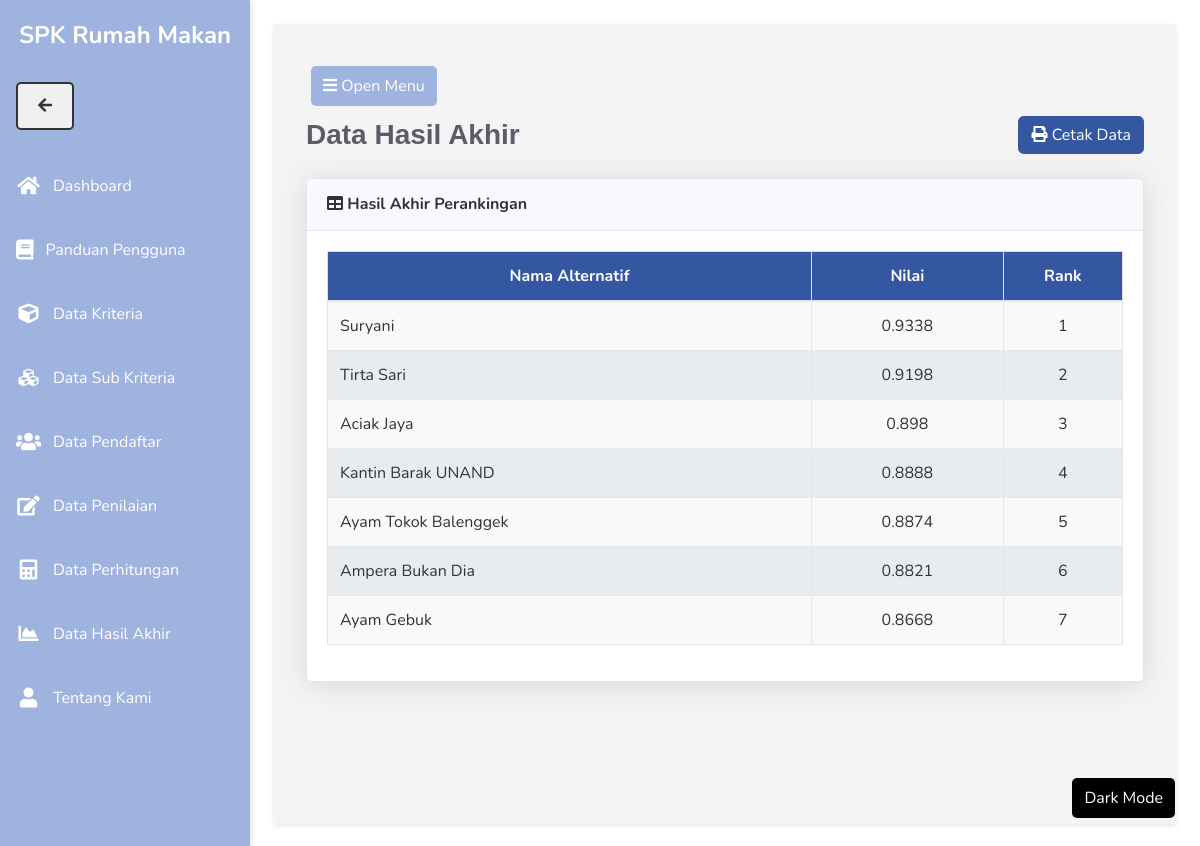
Screenshot of /hasil.php with the database file from the repository.
### tables this page shows
CREATE TABLE `hasil` (
  `id_hasil` int(11) NOT NULL,
  `id_alternatif` int(11) NOT NULL,
  `nilai` float NOT NULL
);

CREATE TABLE `alternatif` (
  `id_alternatif` int(11) NOT NULL,
  `nama` varchar(100) NOT NULL
);

### hasil.php (the view, shortened to what this page needs)
<?php
require_once('includes/init.php');
require_once('template/header.php');
?>
<div class="d-sm-flex align-items-center justify-content-between mb-4">
	<h1 class="h3 mb-0 text-gray-800"></i> Data Hasil Akhir</h1>
	<a href="cetak.php" target="_blank" class="btn btn-primary"> <i class="fa fa-print"></i> Cetak Data </a>
</div>
<div class="card shadow mb-4">
	<div class="card-header py-3">
		<h6 class="m-0 font-weight-bold"><i class="fa fa-table"></i> Hasil Akhir Perankingan</h6>
	</div>
	<div class="card-body">
		<div class="table-responsive">
			<table class="table table-bordered" width="100%" cellspacing="0">
				<thead class="bg-primary text-white">
					<tr align="center">
						<th>Nama Alternatif</th>
						<th>Nilai</th>
						<th width="15%">Rank</th>
				</thead>
				<tbody>
					<?php
					$no = 0;
					$query = mysqli_query($koneksi, "SELECT * FROM hasil JOIN alternatif ON hasil.id_alternatif=alternatif.id_alternatif ORDER BY hasil.nilai DESC");
					while ($data = mysqli_fetch_array($query)) {
						$no++;
					?>
						<tr align="center">
							<td align="left"><?= $data['nama'] ?></td>
							<td><?= $data['nilai'] ?></td>
							<td><?= $no; ?></td>
						</tr>
					<?php
					}
					?>
				</tbody>
			</table>
		</div>
	</div>
</div>
<?php
require_once('template/footer.php');
?>

### template/header.php (shortened to what this page needs)
<!DOCTYPE html>
<html lang="en">
<head>
    <link rel="stylesheet" href="https://cdnjs.cloudflare.com/ajax/libs/font-awesome/5.15.4/css/all.min.css">
    <link href="assets/css/sb-admin-2.min.css" rel="stylesheet">
    <link href="assets/vendor/datatables/dataTables.bootstrap4.min.css" rel="stylesheet">
    <link href="assets/css/custom.css" rel="stylesheet">
</head>
<body id="page-top">
    <div id="wrapper">
        <ul class="n-nav show">
            <div>
                <h1>SPK Rumah Makan</h1>
                <button id="close"><i class="fas fa-solid fa-arrow-left"></i></button>
            </div>
            <li class="nav-item">
                <a class="nav-link" href="index.php">
                    <i class="fas fa-fw fa-home"></i>
                    <span>Dashboard</span>
                </a>
            </li>
            <li  class="nav-item" >
                <a class="nav-link" href="bukuPanduan.php">
            <i class="fas fa-solid fa-book"></i>
            <span>Panduan Pengguna</span>
                </a>
            </li>
            <li class="nav-item">
                <a class="nav-link" href="list-kriteria.php">
                    <i class="fas fa-fw fa-cube"></i>
                    <span>Data Kriteria</span>
                </a>
            </li>
            <li class="nav-item">
                <a class="nav-link" href="list-sub-kriteria.php">
                    <i class="fas fa-fw fa-cubes"></i>
                    <span>Data Sub Kriteria</span>
                </a>
            </li>
            <li class="nav-item">
                <a class="nav-link" href="list-alternatif.php">
                    <i class="fas fa-fw fa-users"></i>
                    <span>Data Pendaftar</span>
                </a>
            </li>
            <li class="nav-item">
                <a class="nav-link" href="list-penilaian.php">
                    <i class="fas fa-fw fa-edit"></i>
                    <span>Data Penilaian</span>
                </a>
            </li>
            <li class="nav-item">
                <a class="nav-link" href="perhitungan.php">
                    <i class="fas fa-fw fa-calculator"></i>
                    <span>Data Perhitungan</span>
                </a>
            </li>
            <li class="nav-item">
                <a class="nav-link" href="hasil.php">
                    <i class="fas fa-fw fa-chart-area"></i>
                    <span>Data Hasil Akhir</span>
                </a>
            </li>
            <li class="nav-item">
                <a class="nav-link" href="tentang.php">
                    <i class="fas fa-fw fa-user"></i>
                    <span>Tentang Kami</span>
                </a>
            </li>
        </ul>
    </div>
        <div id="content-wrapper">
            <div id="content">
                <button id="open"><i class="fas fa-regular fa-bars"></i>  Open Menu</button>
                <button id="dark-mode-toggle">Dark Mode</button>
</body>
</html>

### template/footer.php (shortened to what this page needs)
</body>
</html>

### assets/css/custom.css (style rules this page uses)
.h3 { font-family: "Franklin Gothic Medium", "Arial Narrow", Arial, sans-serif; font-weight: bold; color: #333; }
#content-wrapper { background-color: #ffffff !important; margin-left: 250px; flex-grow: 1; height: 100%; overflow: auto; padding: 1.5rem; transition: margin-left 0.3s ease-in-out; }
#content-wrapper { margin-left: 250px; width: calc(100% - 250px); transition: margin-left 0.3s ease; }
.bg-primary { background-color: rgb(53, 87, 162); color:rgb(53, 87, 162); }
.table-bordered th { background-color:rgb(53, 87, 162); border: 1px solid #ddd; }
tbody tr { background-color: #f9f9f9; color: #333; }
tbody tr:nth-child(even) { background-color: #e9ecef; }
.btn-primary { background-color: rgb(53, 87, 162); border-color: rgb(53, 87, 162); color: #fff; }
.font-weight-bold { font-weight: bold; font-size: 1rem; color: #333; margin-bottom: 0.5rem; display: block; }
#dark-mode-toggle { position: fixed; bottom: 20px; right: 20px; z-index: 1000; font-size: 16px; background-color: #000000 !important; color: #ffffff !important; border: none; padding: 10px; cursor: pointer; border-radius: 5px; }
.n-nav { position: fixed; z-index: 50; height: 100%; width: 250px; background: #9FB3DF; transform: translateX(0); transition: transform 0.3s ease; box-shadow: 2px 0 5px rgba(0, 0, 0, 0.1); color: #fff; padding: 5px 0; box-sizing: border-box; }
.n-nav.show { transform: translateX(0); }
.n-nav h1 { font-size: 1.5rem; text-align: center; margin: 1rem 0; color: #fff; font-weight: bold; }
.n-nav .nav-item { margin: 1rem 0; }
.n-nav .nav-link { display: flex; align-items: center; text-decoration: none; color: #fff; padding: 0.75rem 1rem; font-size: 1rem; transition: background 0.3s ease; }
.n-nav .nav-link i { margin-right: 0.75rem; font-size: 1.25rem; }
.n-nav button { background: transparent; border: none; color: #fff; font-size: 1rem; cursor: pointer; margin: 1rem; padding: 0.5rem 1rem; transition: background 0.3s ease; }
#content-wrapper { margin-left: 250px; padding: 1rem; transition: margin-left 0.3s ease; }
#content { padding: 2rem; padding-bottom: 20px; background: #f4f4f4; min-height: 100vh; box-shadow: 0 2px 5px rgba(0, 0, 0, 0.1); }
#open { background: #9FB3DF; color: #fff; border: none; padding: 0.5rem 1rem; font-size: 1rem; border-radius: 5px; cursor: pointer; transition: background 0.3s ease; }
.n-nav { position: absolute; z-index: 50; height: 100%; width: 250px; background: #9FB3DF; transform: translateX(-100%); transition: transform 0.3s ease; }
#wrapper { display: flex; flex-wrap: nowrap; height: 100%; width: 100%; }
#content-wrapper { margin-left: 250px; flex-grow: 1; min-height: 100vh; padding: 1.5rem; }
.table-responsive { overflow-x: auto; }
.table th { background-color: rgb(53, 87, 162); color: white; }
.show { transform: translateX(0); }
#close { border: 2px solid #333; padding: 10px 20px; background-color: #f0f0f0; color: #333; cursor: pointer; border-radius: 5px; transition: border 0.3s ease; }
.nav-item { list-style-type: none; padding: 0; margin: 0; }
.nav-item a { padding: 10px 15px; display: block; }
#content button { margin: 10px 5px; padding: 8px 12px; background-color: #9FB3DF; color: white; border: none; border-radius: 5px; cursor: pointer; transition: background-color 0.3s ease; }

### rows the page displays
hasil: id_alternatif.nama "Suryani", nilai "0.9338"
hasil: id_alternatif.nama "Tirta Sari", nilai "0.9198"
hasil: id_alternatif.nama "Aciak Jaya", nilai "0.898"
hasil: id_alternatif.nama "Kantin Barak UNAND", nilai "0.8888"
hasil: id_alternatif.nama "Ayam Tokok Balenggek", nilai "0.8874"
hasil: id_alternatif.nama "Ampera Bukan Dia", nilai "0.8821"
hasil: id_alternatif.nama "Ayam Gebuk", nilai "0.8668"
